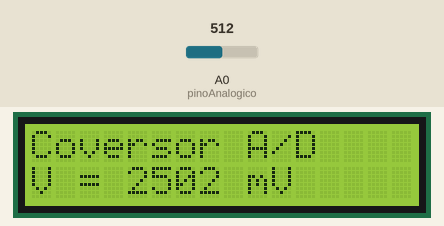
Recording of a sketch running on a simulated Arduino Leonardo, built with avr-gcc and run on an emulated ATmega32U4. Shown: 16×2 character LCD. The test bench sets the inputs (shaded band); at power-on: A0 (pinoAnalogico) = 512.

Above: at 1.2 s.
1.3 s: A0 (pinoAnalogico) set to 22
At 2.5 s:
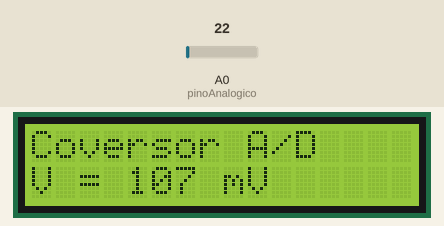
2.8 s: A0 (pinoAnalogico) set to 18
At 3.4 s:
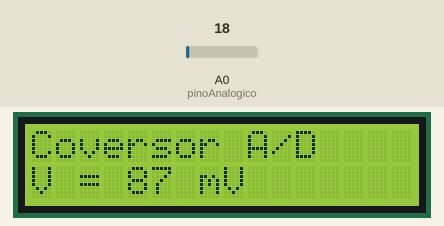
4.3 s: A0 (pinoAnalogico) set to 0
At 4.6 s:
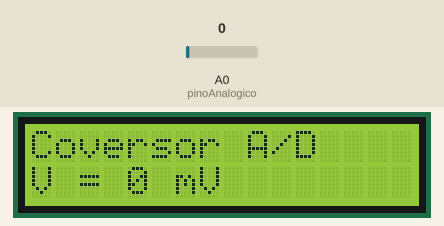
Timing chart, 0 to 7.3 s (numbered marks = the images above; inputs shaded):
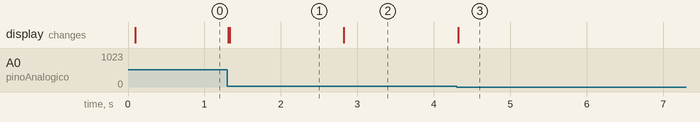

Measured:
- after the input at 1.3 s, the display: first changes at once (image 1 shows a later state)
- after the input at 2.8 s, the display: changes at once (image 2)
- after the input at 4.3 s, the display: changes at once (image 3)

The sketch:

Aula_1_UNO_Conversor_AD.ino
```cpp
/*
 * Conversor A/D
 * Leonardo Moreia Felipe - 10/03/2022
 */

// inclusão de bibliotecas
#include <Wire.h>
#include <LiquidCrystal_I2C.h>

// apelidos
#define pinoAnalogico A0
#define leituras 10

int valorAnalogico;
int valorMapeado;

LiquidCrystal_I2C lcd(0x3F,16,2);  // criando um LCD de 16x2 no endereço I2C 0x3F

//função setup executa 1 vez no início
void setup(){
  lcd.init(); // Inicializando o LCD
  lcd.backlight(); // ligando o backLight do LCD
  lcd.print("Coversor A/D"); // escreve no LCD
  lcd.setCursor(0,1); // posicisão do cursor no LCD(coluna 0, linha 1)
  lcd.print("V = "); // imprime o texto
}

// função loop com código principal
void loop(){
  leituraAnalogica();
  mapeamento();
  atualizaLcd();
  }

void leituraAnalogica (){
  valorAnalogico=0; // zera a variável
  for(int i=0; i<leituras; i++){ // laço com repetição de "leituras"
  valorAnalogico = valorAnalogico + analogRead(pinoAnalogico); // acumula a nova leitura do Conversao A/D
  delay(1); // atraso para estabilizar o conversor
  }
  valorAnalogico = valorAnalogico/leituras; // faz a média de leituras
}

void mapeamento() {
  valorAnalogico=map(valorAnalogico, 0, 1023, 0, 5000);

}

void atualizaLcd (void){
  lcd.setCursor (4,1); //
  lcd.print(valorAnalogico);
  lcd.print(" mV ");
}
```
